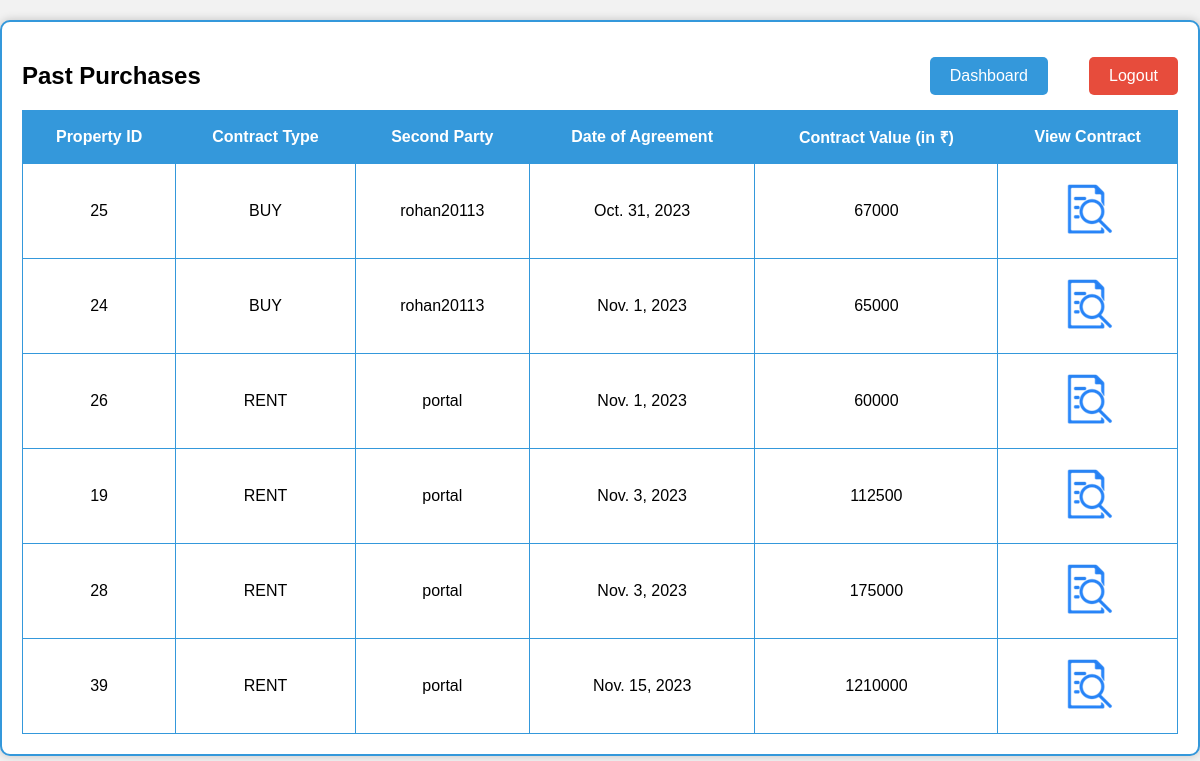
Page /past_buy_history (signed in) on the committed database.
### project_app/models.py (models this page shows, shortened)
class Property_Transfer_Contract(models.Model):
    id = models.AutoField(primary_key=True)
    application_id = models.DecimalField(decimal_places=0, max_digits=10, null = False, blank = False, default = None)
    property_id = models.DecimalField(decimal_places=0, max_digits=10, null = False, blank = False, default = None)
    property_address_line_1 = models.CharField(max_length=30,  null= False, blank=False, default = None)
    property_address_line_2 = models.CharField(max_length=30,  null= False, blank=True, default = '')
    property_state = models.CharField(max_length=30,  null= False, blank=False, default = None)
    property_city = models.CharField(max_length=30,  null= False, blank=False, default = None)
    property_pincode = models.CharField(max_length=6,  null= False, blank=False, default = None)
    buyer = models.CharField(max_length=30,  null= False, blank=False, default = None)
    first_name_buyer = models.CharField(max_length=30, null= False, blank=False, default = None)
    second_name_buyer = models.CharField(max_length=30, default= None)
    seller = models.CharField(max_length=30,  null= False, blank=False, default = None)
    first_name_seller = models.CharField(max_length=30, null= False, blank=False, default = None)
    second_name_seller = models.CharField(max_length=30, default= None)
    price = models.DecimalField(decimal_places=0, max_digits= 10, null = False, blank = False, default = None)
    date_of_agreement = models.DateField(null = False, blank = False, default= None)
    token = models.CharField(max_length=2000, null= False, blank=False, default = None)

class RentalsContract(models.Model):
    id = models.AutoField(primary_key=True)
    application_id = models.DecimalField(decimal_places=0, max_digits=10, null = False, blank = False, default = False)
    first_name = models.CharField(max_length=30, null= False, blank=False, default = None)
    second_name = models.CharField(max_length=30, default= None)
    username = models.CharField(max_length=30,  null= False, blank=False, default = False)
    party_type = models.CharField(max_length=6, null = False, blank = False, default = False)
    property_id = models.DecimalField(decimal_places=0, max_digits=10, null = False, blank = False, default = False)
    property_address_line_1 = models.CharField(max_length=30,  null= False, blank=False, default = None)
    property_address_line_2 = models.CharField(max_length=30,  null= False, blank=True, default = '')
    property_state = models.CharField(max_length=30,  null= False, blank=False, default = None)
    property_city = models.CharField(max_length=30,  null= False, blank=False, default = None)
    property_pincode = models.CharField(max_length=6,  null= False, blank=False, default = None)
    duration = models.DecimalField(decimal_places=0, max_digits=3, null = False, blank = False, default = False)
    rent_per_month = models.DecimalField(decimal_places=0, max_digits=7, null = False, blank = False, default = False)
    total_rent = models.DecimalField(decimal_places=0, max_digits=11, null = False, blank = False, default = False)
    date_of_agreement = models.DateField(null = False, blank = False, default= False)
    token = models.CharField(max_length=2000, null= False, blank=False, default = None)

### project_app/views.py (the view)
# urls.py: path("past_buy_history", views.past_buy_history, name = "past_buy_history_page"),
def past_buy_history(request):
    username = request.session.get('username')
    if(request.session.get('email_kyc') is None):
        return redirect('logout_page')
    if(username is None):
        return redirect('login_page')
    try:
        if request.method == 'GET':
            contracts = Property_Transfer_Contract.objects.filter(buyer = username)
            buy_contracts_list = []
            for i in range(len(contracts)):
                application = PropertyApplications.objects.get(id = contracts[i].application_id)
                if application.status == 'SUCCESS':
                    temp = {
                        'application_id':contracts[i].application_id,
                        'type':'BUY',
                        'property_id': contracts[i].property_id,
                        'seller': contracts[i].seller,
                        'date_of_agreement': contracts[i].date_of_agreement,
                        'price': contracts[i].price
                    }
                    buy_contracts_list.append(temp)
            contracts = RentalsContract.objects.filter(username = username, party_type = 'lessee')
            for i in range(len(contracts)):
                application = PropertyApplications.objects.get(id = contracts[i].application_id)
                if application.status == 'SUCCESS':
                    temp = {
                        'application_id':contracts[i].application_id,
                        'type':'RENT',
                        'property_id': contracts[i].property_id,
                        'seller': 'portal',
                        'date_of_agreement': contracts[i].date_of_agreement,
                        'price': contracts[i].total_rent
                    }
                    buy_contracts_list.append(temp)
            return render(request, 'past_buy_history.html', {'contracts':buy_contracts_list})
    except:
        messages.error(request, 'Unexpected Error. Please Try Again Later.')
        return redirect('dashboard_page')

### project_app/templates/past_buy_history.html (shortened to what this page needs)
{% load static %}
<!DOCTYPE html>
<html>
<head>
</head>
<body>
    <div class="container">
        <h2>Past Purchases</h2>
        <a class="dashboard-button" href="/dashboard">Dashboard</a>
        <a class="logout-button" href="/logout">Logout</a>
        <div class="scroll-container">
            <table>
                <thead>
                    <tr>
                        <th>Property ID</th>
                        <th>Contract Type</th>
                        <th>Second Party</th>
                        <th>Date of Agreement</th>
                        <th>Contract Value (in ₹)</th>
                        <th>View Contract</th>
                    </tr>
                </thead>
                <tbody>
                    {% for contract in contracts %}
                    <tr>
                        <td>{{ contract.property_id }}</td>
                        <td>{{ contract.type }}</td>
                        <td>{{ contract.seller }}</td>
                        <td>{{ contract.date_of_agreement }}</td>
                        <td>{{ contract.price }} </td>
                        <td>
                            <a href="/view_contract/{{contract.application_id}}" >
                                <img src ="{% static 'view_contract.png' %}" alt="View Contract">
                            </a>
                        </td>
                    </tr>
                    {% endfor %}
                </tbody>
            </table>
        </div>
    </div>
</body>
</html>

### project_app/templates/past_buy_history.html (style rules this page uses)
html, body { height: fit-content; font-family: Arial, sans-serif; background-color: #f2f2f2; margin: 0; padding: 0; }
.container { max-width: 1200px; margin: 20px auto; padding: 20px; border: 2px solid #3498db; background-color: #fff; box-shadow: 0px 0px 10px rgba(0, 0, 0, 0.2); border-radius: 10px; height: 100%; position: relative; overflow-x: scroll; }
.scroll-container { max-height: calc(100% - 120px); }
table { width: 100%; border-collapse: collapse; margin-top: 20px; }
table, th, td { border: 1px solid #3498db; }
th, td { padding: 15px; text-align: center; }
th { background-color: #3498db; color: #fff; }
.logout-button { position: absolute; top: 35px; right: 20px; background-color: #e74c3c; color: #fff; border: none; padding: 10px 20px; font-size: 16px; border-radius: 5px; cursor: pointer; text-decoration: none; }
.dashboard-button { position: absolute; top: 35px; right: 150px; background-color: #3498db; color: #fff; border: none; padding: 10px 20px; font-size: 16px; border-radius: 5px; cursor: pointer; text-decoration: none; }

### rows in the picture
Property_Transfer_Contract: property_id "25", seller "rohan20113", date_of_agreement "Oct. 31, 2023", price "67000"
Property_Transfer_Contract: property_id "24", seller "rohan20113", date_of_agreement "Nov. 1, 2023", price "65000"
RentalsContract: property_id "26", date_of_agreement "Nov. 1, 2023", price "60000"
RentalsContract: property_id "19", date_of_agreement "Nov. 3, 2023", price "112500"
RentalsContract: property_id "28", date_of_agreement "Nov. 3, 2023", price "175000"
RentalsContract: property_id "39", date_of_agreement "Nov. 15, 2023", price "1210000"

### other values in the picture
{{ contract.type }} "BUY" "BUY" "RENT" "RENT" "RENT" "RENT"
{{ contract.seller }} "portal" "portal" "portal" "portal"
